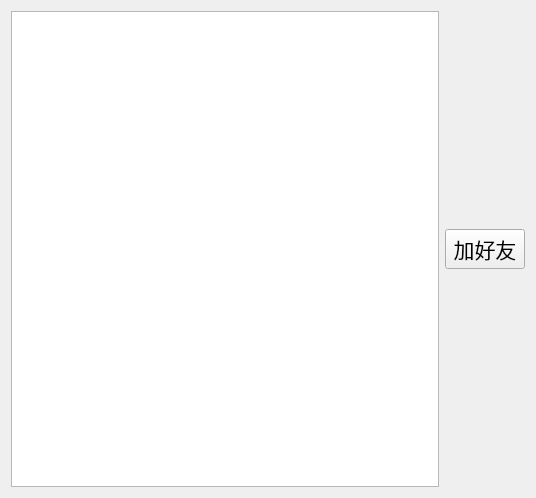
<?xml version="1.0" encoding="UTF-8"?>
<ui version="4.0">
 <class>Online</class>
 <widget class="QWidget" name="Online">
  <property name="geometry">
   <rect>
    <x>0</x>
    <y>0</y>
    <width>536</width>
    <height>498</height>
   </rect>
  </property>
  <property name="font">
   <font>
    <family>Adobe Heiti Std</family>
    <pointsize>16</pointsize>
   </font>
  </property>
  <property name="windowTitle">
   <string>Form</string>
  </property>
  <layout class="QHBoxLayout" name="horizontalLayout_2">
   <item>
    <layout class="QHBoxLayout" name="horizontalLayout">
     <item>
      <widget class="QListWidget" name="listWidget"/>
     </item>
     <item>
      <layout class="QVBoxLayout" name="verticalLayout">
       <item>
        <spacer name="verticalSpacer">
         <property name="orientation">
          <enum>Qt::Vertical</enum>
         </property>
         <property name="sizeHint" stdset="0">
          <size>
           <width>20</width>
           <height>40</height>
          </size>
         </property>
        </spacer>
       </item>
       <item>
        <widget class="QPushButton" name="addFriendButton">
         <property name="text">
          <string>加好友</string>
         </property>
        </widget>
       </item>
       <item>
        <spacer name="verticalSpacer_2">
         <property name="orientation">
          <enum>Qt::Vertical</enum>
         </property>
         <property name="sizeHint" stdset="0">
          <size>
           <width>20</width>
           <height>40</height>
          </size>
         </property>
        </spacer>
       </item>
      </layout>
     </item>
    </layout>
   </item>
  </layout>
 </widget>
 <resources/>
 <connections/>
</ui>
